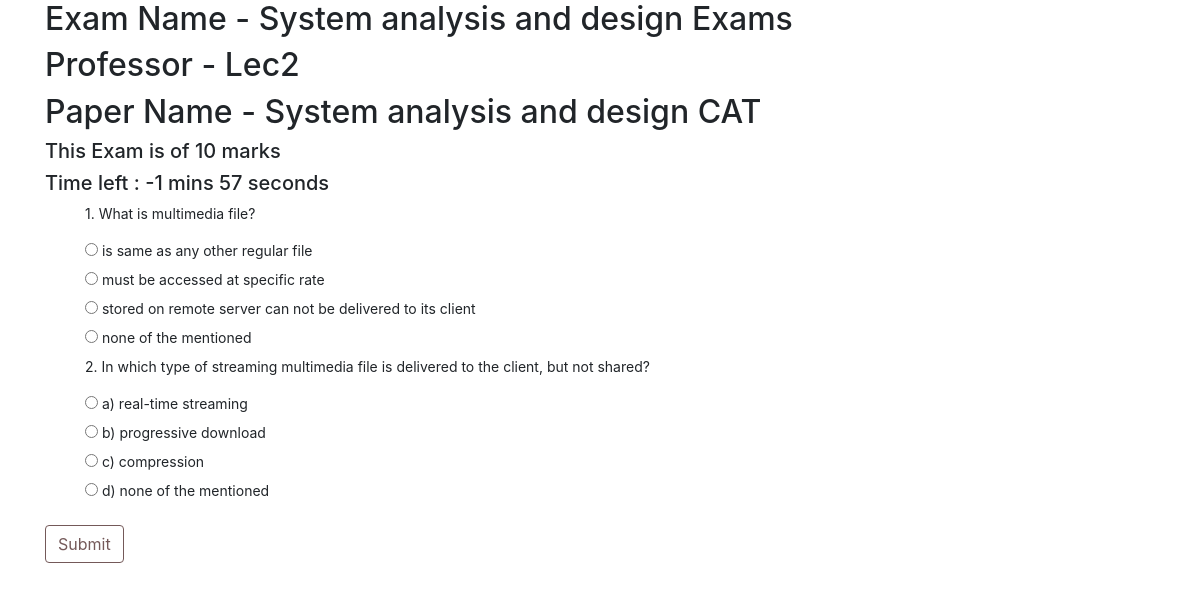
The app's page /exams/student/appear/3 (signed in) with its own data.
### questions/models.py (models this page shows)
class Exam_Model(models.Model):
    professor = models.ForeignKey(User, limit_choices_to={'groups__name': "Professor"}, on_delete=models.CASCADE)
    name = models.CharField(max_length=50)
    total_marks = models.IntegerField()
    question_paper = models.ForeignKey(Question_Paper, on_delete=models.CASCADE, related_name='exams')
    start_time = models.DateTimeField(default=datetime.now())
    end_time = models.DateTimeField(default=datetime.now())
    def __str__(self):
        return self.name

### questions/questionpaper_models.py (models this page shows, shortened)
class Question_Paper(models.Model):
    professor = models.ForeignKey(User, limit_choices_to={'groups__name': "Professor"}, on_delete=models.CASCADE)
    qPaperTitle = models.CharField(max_length=100)
    questions = models.ManyToManyField(Question_DB)

### questions/question_models.py (models this page shows, shortened)
class Question_DB(models.Model):
    professor = models.ForeignKey(User, limit_choices_to={'groups__name': "Professor"}, on_delete=models.CASCADE, null=True)
    qno = models.AutoField(primary_key=True)
    question = models.CharField(max_length=100)
    optionA = models.CharField(max_length=100)
    optionB = models.CharField(max_length=100)
    optionC = models.CharField(max_length=100)
    optionD = models.CharField(max_length=100)
    answer = models.CharField(max_length=200)
    max_marks = models.IntegerField(default=0)

### questions/views.py (the view, shortened to what this page needs)
# urls.py: path('student/appear/<int:id>',views.appear_exam,name = "appear-exam"),
@login_required(login_url='login')
def appear_exam(request,id):
    student = request.user
    if request.method == 'GET':
        exam = Exam_Model.objects.get(pk=id)
        time_delta = exam.end_time - exam.start_time
        time = convert(time_delta.seconds)
        time = time.split(":")
        mins = time[0]
        secs = time[1]
        context = {
            "exam":exam,
            "question_list":exam.question_paper.questions.all(),
            "secs":secs,
            "mins":mins
        }
        return render(request,'exam/giveExam.html',context)

### questions/views.py (called while the page is built)
def convert(seconds):
    min, sec = divmod(seconds, 60)
    hour, min = divmod(min, 60)
    min += hour*60
    return "%02d:%02d" % (min, sec)

### templates/exam/giveExam.html (shortened to what this page needs)
{% load static %}
<html lang="en">
<head>
    <link href="{% static 'css/bootstrap.min.css' %}" rel="stylesheet">
    <link href="{% static 'css/main.css' %}" rel="stylesheet">
    <link href="{% static 'css/dashboard.css' %}" rel="stylesheet">
</head>
<body>
    <div class="container">
        <h2> Exam Name  - {{ exam.name }}</h2>
        <h2> Professor - {{ exam.professor }}</h2>
        <h2> Paper Name  - {{ exam.question_paper.qPaperTitle }}</h2>
        <h5>
            This Exam is of  {{ exam.total_marks }} marks
        </h5>
        <h5>
            <a>Time left : <a id="dmin">{{ min }}</a> mins <a id="dsec">{{ sec }}</a> seconds</a>
        </h5>
        <form method="POST" id="examform">
            <ol>
                {% for ques in question_list %}
                <p>{{ ques.question }}</p>
                <input type="radio" id="optionA" name="{{ ques.question }}" value="A">
                <label for="optionA">{{ ques.optionA }}</label><br>
                <input type="radio" id="optionB" name="{{ ques.question }}" value="B">
                <label for="optionB">{{ ques.optionB }}</label><br>
                <input type="radio" id="optionC" name="{{ ques.question }}" value="C">
                <label for="optionC">{{ ques.optionC }}</label><br>
                <input type="radio" id="optionD" name="{{ ques.question }}" value="D">
                <label for="optionD">{{ ques.optionD }}</label><br>
                {% endfor %}
            </ol>
            <input type="submit" value="Submit" id="PaperSubmit" onclick="submitFormOkay = true;" class = "btn" style="border-color:#745959; color:#745959;"/>
        </form>
    </div>
</body>

### examProject/static/css/dashboard.css (style rules this page uses)
body { font-size: .875rem; }

### records on screen
Exam_Model: name "System analysis and design Exams", professor "Lec2", question_paper.qPaperTitle "System analysis and design CAT", total_marks "10"
Question_DB: question "1. What is multimedia file?", optionA "is same as any other regular file", optionB "must be accessed at specific rate", optionC "stored on remote server can not be delivered to its client", optionD "none of the mentioned"
Question_DB: question "2. In which type of streaming multimedia file is delivered to the client, but not shared?", optionA "a) real-time streaming", optionB "b) progressive download", optionC "c) compression", optionD "d) none of the mentioned"
